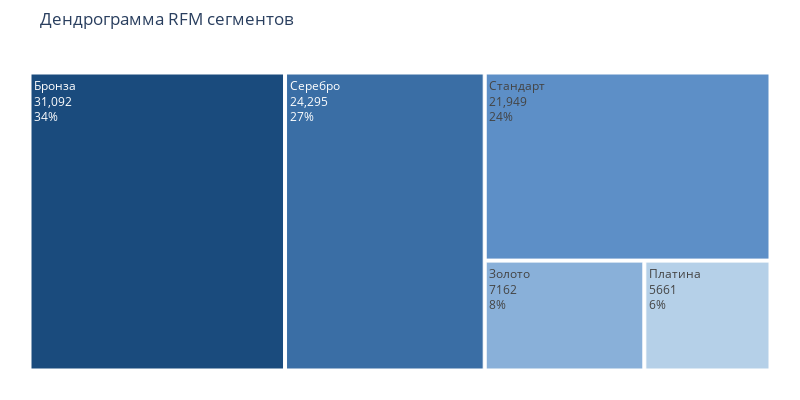

The notebook cell this image was saved under:
### Code cell
# colors=['#fae588','#f79d65','#f9dc5c','#e8ac65','#e76f51','#ef233c','#b7094c']
colors = [
    '#1a4b7d',  
    '#3a6ea5',  
    '#5d8fc7', 
    '#89b0d9',  
    '#b5d0e8',  
    '#d9e6f2',  
    '#e6eef7',  
    '#f2f7fb'   
]

fig = px.treemap(fig4, path=['Score'],values='Count'
                 , width=800, height=400
                 ,title="Дендрограмма RFM сегментов")

fig.update_layout(
    treemapcolorway = colors, 
    margin = dict(t=50, l=25, r=25, b=25))

fig.data[0].textinfo = 'label+text+value+percent root'
fig.show()

### Figure 1 — Plotly figure (JSON) as saved in the notebook; plotly's stock layout.template omitted (floating-point values rounded to 4 significant figures)
{"data": [{"branchvalues": "total", "domain": {"x": [0, 1], "y": [0, 1]}, "hovertemplate": "labels=%{label}<br>Count=%{value}<br>parent=%{parent}<br>id=%{id}<extra></extra>", "ids": ["Бронза", "Золото", "Платина", "Серебро", "Стандарт"], "labels": ["Бронза", "Золото", "Платина", "Серебро", "Стандарт"], "name": "", "parents": ["", "", "", "", ""], "textinfo": "label+text+value+percent root", "type": "treemap", "values": [31090.0, 7162.0, 5661.0, 24300.0, 21950.0]}], "layout": {"height": 400, "legend": {"tracegroupgap": 0}, "margin": {"b": 25, "l": 25, "r": 25, "t": 50}, "title": {"text": "Дендрограмма RFM сегментов"}, "treemapcolorway": ["#1a4b7d", "#3a6ea5", "#5d8fc7", "#89b0d9", "#b5d0e8", "#d9e6f2", "#e6eef7", "#f2f7fb"], "width": 800}}
